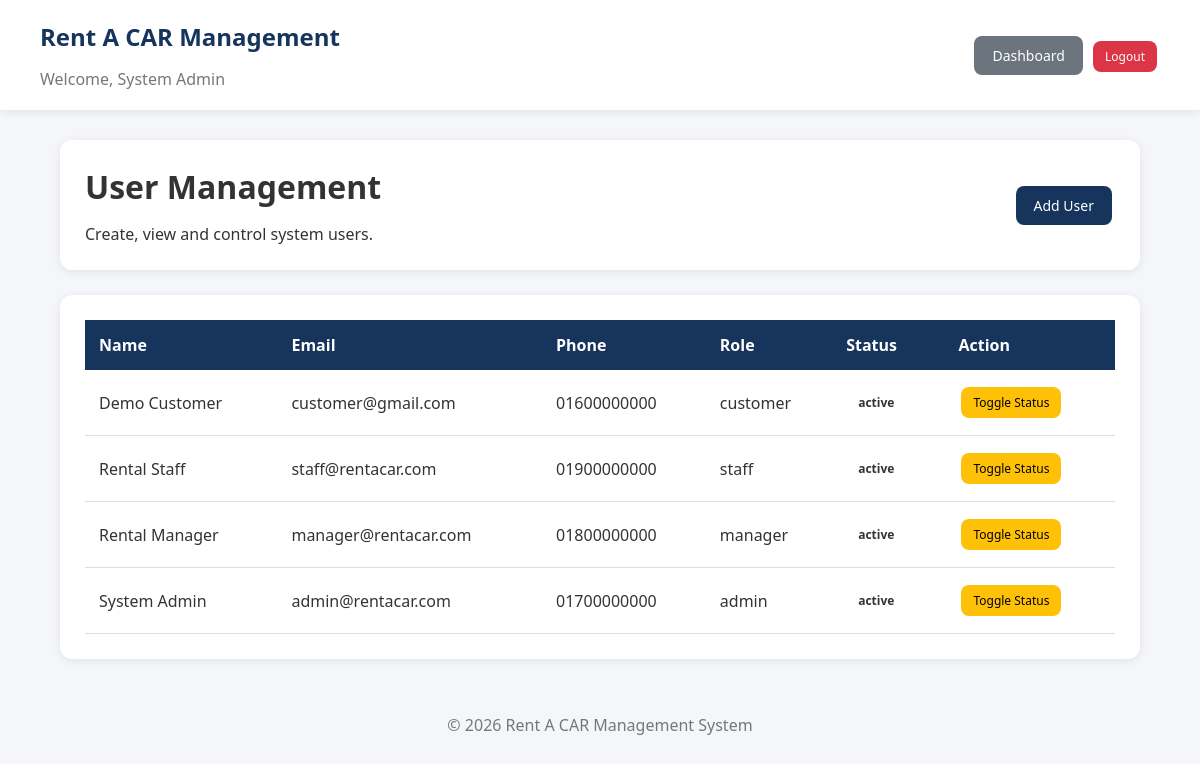
The app's page /index.php?page=admin&action=users (signed in) with its own data.
### tables this page shows
CREATE TABLE users(
    id INT AUTO_INCREMENT PRIMARY KEY,
    full_name VARCHAR(100) NOT NULL,
    email VARCHAR(100) NOT NULL UNIQUE,
    phone VARCHAR(30),
    password_hash VARCHAR(255) NOT NULL,
    role ENUM('customer','manager','staff','admin') NOT NULL,
    status ENUM('active','inactive') DEFAULT 'active',
    created_at TIMESTAMP DEFAULT CURRENT_TIMESTAMP
);

### models/user_model.php (called while the page is built, shortened)
<?php
function get_all_users($conn)
{
    return mysqli_query($conn,
        "SELECT id,full_name,email,phone,role,status,created_at
         FROM users ORDER BY id DESC");
}
?>

### helpers/helpers.php (called while the page is built, shortened)
<?php
function e($data)
{
    return htmlspecialchars($data ?? '', ENT_QUOTES, 'UTF-8');
}
?>

### views/admin/users.php (the view)
<?php require_once "views/partials/header.php"; show_message(); ?>
<div class="dashboard">
<div class="topbar">
<div>
<h1>User Management</h1>
<p>Create, view and control system users.</p>
</div>
<a class="btn-primary" href="index.php?page=admin&action=add_user">Add User</a>
</div>
<div class="box">
<div class="table-container">
<table>
<thead>
<tr>
<th>Name</th>
<th>Email</th>
<th>Phone</th>
<th>Role</th>
<th>Status</th>
<th>Action</th>
</tr>
</thead>
<tbody>
<?php while($user=mysqli_fetch_assoc($users)): ?>
<tr>
<td><?= e($user['full_name']); ?></td>
<td><?= e($user['email']); ?></td>
<td><?= e($user['phone']); ?></td>
<td><?= e($user['role']); ?></td>
<td><span class="status <?= e($user['status']); ?>"><?= e($user['status']); ?></span></td>
<td>
<a class="small-btn btn-warning"
href="index.php?page=admin&action=toggle_user&id=<?= $user['id']; ?>">
Toggle Status
</a>
</td>
</tr>
<?php endwhile; ?>
</tbody>
</table>
</div>
</div>
</div>
<?php require_once "views/partials/footer.php"; ?>

### assets/css/style.css (style rules this page uses)
* { margin:0; padding:0; box-sizing:border-box; font-family:"Segoe UI",Arial,sans-serif; }
body { background:#f4f6f9; color:#333; }
a { text-decoration:none; color:inherit; }
h1,h2,h3 { margin-bottom:15px; }
.dashboard { width:90%; margin:30px auto; }
.topbar { background:#fff; padding:25px; border-radius:12px; display:flex; justify-content:space-between; align-items:center; margin-bottom:25px; box-shadow:0 2px 10px rgba(0,0,0,.08); }
.box { background:#fff; padding:25px; border-radius:12px; margin-bottom:25px; box-shadow:0 2px 10px rgba(0,0,0,.08); }
.table-container { overflow-x:auto; }
table { width:100%; border-collapse:collapse; }
table th { background:#16345c; color:white; padding:14px; text-align:left; }
table td { padding:14px; border-bottom:1px solid #ddd; }
.btn-primary,.btn-secondary,.btn-danger,.btn-success,.btn-warning { display:inline-block; padding:10px 18px; border-radius:8px; border:none; cursor:pointer; margin:3px; color:white; font-size:14px; }
.btn-primary { background:#16345c; }
.btn-warning { background:#ffc107;color:#000; }
.small-btn { padding:7px 12px; font-size:12px; }
.status { padding:6px 12px; border-radius:20px; font-size:12px; font-weight:bold; display:inline-block; }

### records on screen
users: full_name "Demo Customer", email "customer@gmail.com", phone "01600000000", role "customer", status "active"
users: full_name "Rental Staff", email "staff@rentacar.com", phone "01900000000", role "staff", status "active"
users: full_name "Rental Manager", email "manager@rentacar.com", phone "01800000000", role "manager", status "active"
users: full_name "System Admin", email "admin@rentacar.com", phone "01700000000", role "admin", status "active"

### other values on screen
$_SESSION['user']['name'] "System Admin"
